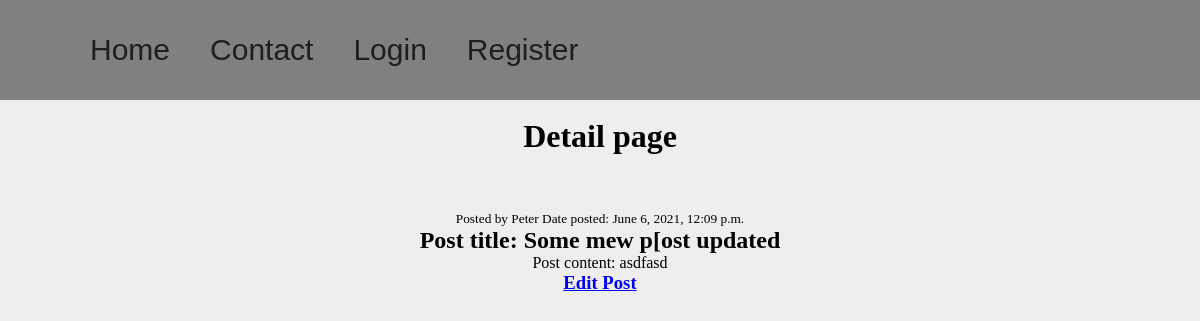
Screenshot of /post/7/ with the database file from the repository.
### posts/models.py (models this page shows, shortened)
class Post(models.Model):
    author = models.ForeignKey(get_user_model(), on_delete=models.CASCADE)
    title = models.CharField(max_length=150, blank=True)
    body = models.TextField()
    date_created = models.DateTimeField(auto_now=True)

### users/models.py (models this page shows)
class CustomUser(AbstractUser):
    age = models.PositiveIntegerField(null=True, blank=True)

### posts/views.py (the view)
# urls.py: path('post/<int:pk>/', PostDetailView.as_view(), name='detail'),
class PostDetailView(DetailView):
    model = Post

### posts/templates/posts/post_detail.html
{% extends 'posts/base.html' %}
{% block content %}
    <br>
    <center>
        <h1>Detail page</h1>
        <br>
    </center>
        <center>
        <br><br>
        <small>Posted by {{ post.author }}  Date posted: {{ post.date_created }}</small>
        <h2>Post title: {{ post.title }}</h2>
        <p>Post content: {{ post.body }}</p>
        <h3><a href="{% url 'posts:update' object.id %}">Edit Post</a></h3>
        </center>
{% endblock content %}

### posts/static/posts/style.css (style rules this page uses)
* { margin: 0; padding: 0; }
body { background-color: #eee; }

### rows the page displays
Post: author "Peter", date_created "June 6, 2021, 12:09 p.m.", title "Some mew p[ost updated", body "asdfasd"
